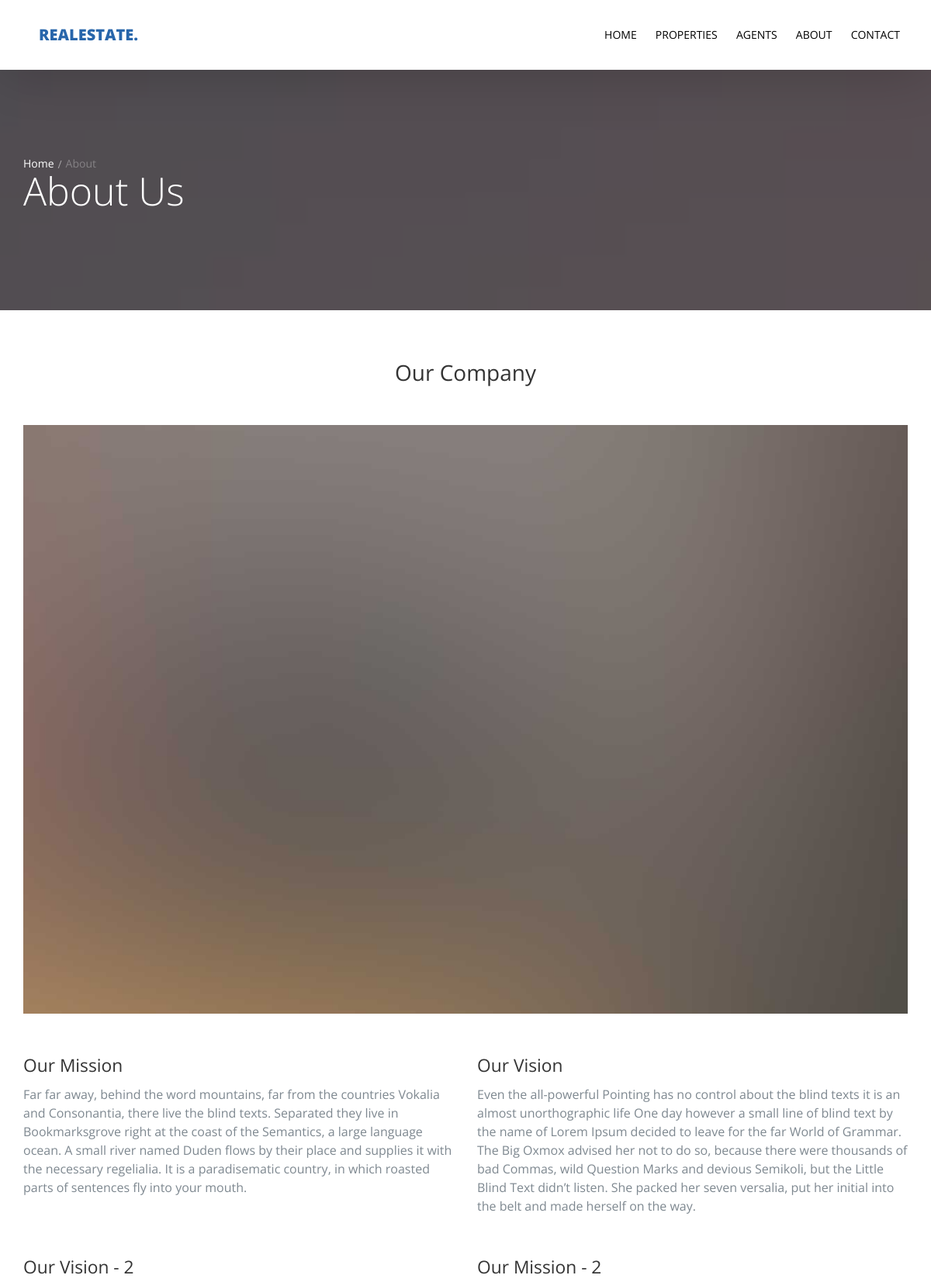
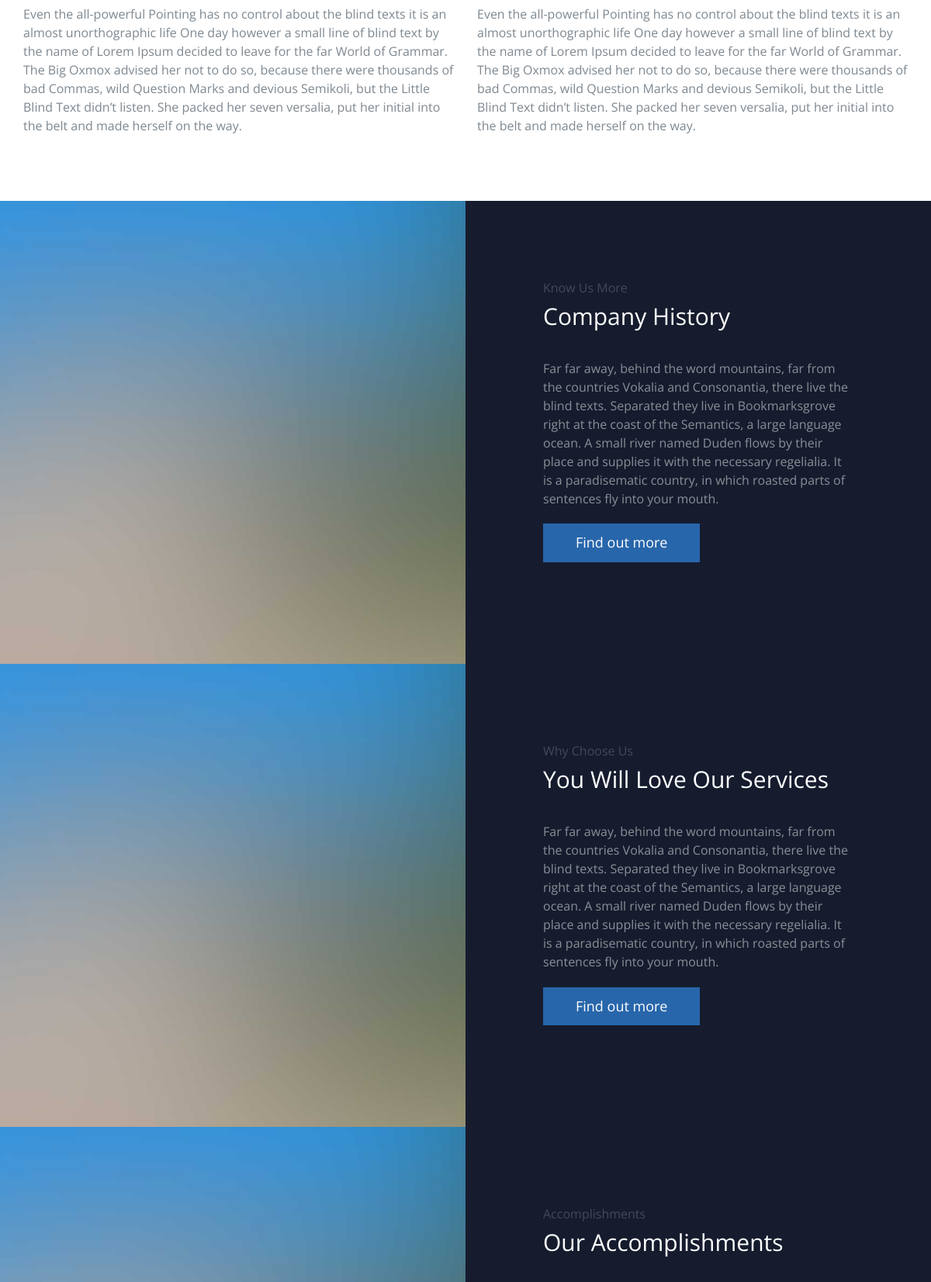
The page /about/ (upper part) on the database its author committed (2 pictures, top to bottom).
### about/models.py (models this page shows, shortened)
class About(models.Model):
    vision = models.TextField()
    mission = models.TextField()
    image = models.ImageField(upload_to='about/', null=True, default='default_about.jpg')
    class Meta:
        verbose_name = "About"
        verbose_name_plural = "Abouts"

class History(models.Model):
    title = models.CharField(max_length=100)
    sub_title = models.CharField(max_length=100)
    body = models.TextField()
    image = models.ImageField(upload_to='about/', null=True, default='default_history.jpg')

### about/views.py (the view)
# urls.py: path('', about_us, name='about_us'),
def about_us(requests):
    about_us = About.objects.all()
    history_all = History.objects.all()
    template = 'about/about.html'
    context = {
        'about_us': about_us,
        'history_all': history_all
    }
    return render(requests, template, context)

### templates/about/about.html (shortened to what this page needs)
{% extends 'base.html' %}
{% load static %}
{% block body %}
  <section class="probootstrap-slider flexslider2 page-inner">
    <div class="overlay"></div>
    <div class="probootstrap-wrap-banner">
      <div class="container">
        <div class="row">
          <div class="col-md-8">
            <div class="page-title probootstrap-animate">
              <div class="probootstrap-breadcrumbs">
                <a href="#">Home</a><span>About</span>
              </div>
              <h1>About Us</h1>
            </div>
          </div>
        </div>
      </div>
    </div>
    <ul class="slides">
      <li style="background-image: url({% static 'img/slider_1.jpg' %});"></li>
    </ul>
  </section>
  <section class="probootstrap-section">
    <div class="container">
      <div class="row heading">
        <div class="col-md-12"><h2 class="mt0 mb50 text-center">Our Company</h2></div>
      </div>
      <div class="row">
        <div class="col-md-12">
          <p><img src="{% static 'img/slider_5.jpg' %}" class="img-responsive" alt="Free Bootstrap Template by uicookies.com"></p>
        </div>
      </div>
      <div class="row">
          {% for about in about_us %}
            <div class="col-md-6">
                <h2>{{ about.vision }}</h2>
                <p>{{ about.mission }}</p>
            </div>
          {% endfor %}
      </div>
    </div>
  </section>
{% for history in history_all %}
  <section class="probootstrap-half">
    <div class="image-wrap">
      <div class="image" style="background-image: url({% static 'img/slider_2.jpg' %});"></div>
    </div>
    <div class="text">
      <p class="mb10 subtitle">{{history.title}}</p>
      <h3 class="mt0 mb40">{{ history.sub_title }}</h3>
      <p>{{ history.body }}</p>
      <p><a href="#" class="btn btn-primary mb10">Find out more</a></p>
    </div>
  </section>
     {% endfor %}
{% endblock %}

### rows shown on the page
About: vision "Our Mission", mission "Far far away, behind the word mountains, far from the countries Vokalia and Consonantia, there live the blind texts. Separated they live in Bookmarksgrove right at the coast of the Semantics, a large language ocean. A small river named Duden flows by their place and supplies it with the necessary regelialia. It is a paradisematic country, in which roasted parts of sentences fly into your mouth."
About: vision "Our Vision", mission "Even the all-powerful Pointing has no control about the blind texts it is an almost unorthographic life One day however a small line of blind text by the name of Lorem Ipsum decided to leave for the far World of Grammar. The Big Oxmox advised her not to do so, because there were thousands of bad Commas, wild Question Marks and devious Semikoli, but the Little Blind Text didn’t listen. She packed her seven versalia, put her initial into the belt and made herself on the way."
About: vision "Our Vision - 2", mission "Even the all-powerful Pointing has no control about the blind texts it is an almost unorthographic life One day however a small line of blind text by the name of Lorem Ipsum decided to leave for the far World of Grammar. The Big Oxmox advised her not to do so, because there were thousands of bad Commas, wild Question Marks and devious Semikoli, but the Little Blind Text didn’t listen. She packed her seven versalia, put her initial into the belt and made herself on the way."
About: vision "Our Mission - 2", mission "Even the all-powerful Pointing has no control about the blind texts it is an almost unorthographic life One day however a small line of blind text by the name of Lorem Ipsum decided to leave for the far World of Grammar. The Big Oxmox advised her not to do so, because there were thousands of bad Commas, wild Question Marks and devious Semikoli, but the Little Blind Text didn’t listen. She packed her seven versalia, put her initial into the belt and made herself on the way."
History: title "Know Us More", sub_title "Company History", body "Far far away, behind the word mountains, far from the countries Vokalia and Consonantia, there live the blind texts. Separated they live in Bookmarksgrove right at the coast of the Semantics, a large language ocean. A small river named Duden flows by their place and supplies it with the necessary regelialia. It is a paradisematic country, in which roasted parts of sentences fly into your mouth."
History: title "Why Choose Us", sub_title "You Will Love Our Services", body "Far far away, behind the word mountains, far from the countries Vokalia and Consonantia, there live the blind texts. Separated they live in Bookmarksgrove right at the coast of the Semantics, a large language ocean. A small river named Duden flows by their place and supplies it with the necessary regelialia. It is a paradisematic country, in which roasted parts of sentences fly into your mouth."
History: title "Accomplishments", sub_title "Our Accomplishments"
